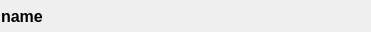
<?xml version="1.0" encoding="UTF-8"?>
<ui version="4.0">
 <class>DockTitleBar</class>
 <widget class="QWidget" name="DockTitleBar">
  <property name="geometry">
   <rect>
    <x>0</x>
    <y>0</y>
    <width>371</width>
    <height>32</height>
   </rect>
  </property>
  <property name="windowTitle">
   <string>Dock</string>
  </property>
  <property name="autoFillBackground">
   <bool>true</bool>
  </property>
  <layout class="QHBoxLayout" name="horizontalLayout">
   <property name="spacing">
    <number>1</number>
   </property>
   <property name="margin">
    <number>1</number>
   </property>
   <item>
    <widget class="QLabel" name="label">
     <property name="font">
      <font>
       <family>Arial</family>
       <pointsize>12</pointsize>
       <weight>75</weight>
       <bold>true</bold>
       <underline>false</underline>
       <strikeout>false</strikeout>
       <kerning>true</kerning>
      </font>
     </property>
     <property name="toolTip">
      <string>name</string>
     </property>
     <property name="text">
      <string>name</string>
     </property>
     <property name="scaledContents">
      <bool>false</bool>
     </property>
     <property name="margin">
      <number>2</number>
     </property>
     <property name="textInteractionFlags">
      <set>Qt::NoTextInteraction</set>
     </property>
    </widget>
   </item>
   <item>
    <spacer name="horizontalSpacer">
     <property name="orientation">
      <enum>Qt::Horizontal</enum>
     </property>
     <property name="sizeHint" stdset="0">
      <size>
       <width>40</width>
       <height>20</height>
      </size>
     </property>
    </spacer>
   </item>
   <item>
    <widget class="QPushButton" name="reset">
     <property name="toolTip">
      <string>reset</string>
     </property>
     <property name="text">
      <string/>
     </property>
     <property name="iconSize">
      <size>
       <width>20</width>
       <height>20</height>
      </size>
     </property>
     <property name="flat">
      <bool>true</bool>
     </property>
    </widget>
   </item>
   <item>
    <widget class="QPushButton" name="exportAll">
     <property name="toolTip">
      <string>quick export</string>
     </property>
     <property name="text">
      <string/>
     </property>
     <property name="icon">
      <iconset resource="../../Resources/Resources.qrc">
       <normaloff>:/Icons/Images/copy.png</normaloff>:/Icons/Images/copy.png</iconset>
     </property>
     <property name="iconSize">
      <size>
       <width>20</width>
       <height>20</height>
      </size>
     </property>
     <property name="flat">
      <bool>true</bool>
     </property>
    </widget>
   </item>
   <item>
    <widget class="QPushButton" name="unselectAll">
     <property name="enabled">
      <bool>false</bool>
     </property>
     <property name="toolTip">
      <string>unselect all</string>
     </property>
     <property name="text">
      <string/>
     </property>
     <property name="icon">
      <iconset resource="../../Resources/Resources.qrc">
       <normaloff>:/Icons/Images/unselectAll.png</normaloff>:/Icons/Images/unselectAll.png</iconset>
     </property>
     <property name="iconSize">
      <size>
       <width>20</width>
       <height>20</height>
      </size>
     </property>
     <property name="flat">
      <bool>true</bool>
     </property>
    </widget>
   </item>
   <item>
    <widget class="QPushButton" name="selectAll">
     <property name="enabled">
      <bool>false</bool>
     </property>
     <property name="toolTip">
      <string>select all</string>
     </property>
     <property name="text">
      <string/>
     </property>
     <property name="icon">
      <iconset resource="../../Resources/Resources.qrc">
       <normaloff>:/Icons/Images/selectAll.png</normaloff>:/Icons/Images/selectAll.png</iconset>
     </property>
     <property name="iconSize">
      <size>
       <width>20</width>
       <height>20</height>
      </size>
     </property>
     <property name="flat">
      <bool>true</bool>
     </property>
    </widget>
   </item>
   <item>
    <widget class="QPushButton" name="floating">
     <property name="enabled">
      <bool>true</bool>
     </property>
     <property name="toolTip">
      <string>dock/undock</string>
     </property>
     <property name="text">
      <string/>
     </property>
     <property name="icon">
      <iconset resource="../../Resources/Resources.qrc">
       <normaloff>:/Icons/Images/float.png</normaloff>:/Icons/Images/float.png</iconset>
     </property>
     <property name="iconSize">
      <size>
       <width>20</width>
       <height>20</height>
      </size>
     </property>
     <property name="flat">
      <bool>true</bool>
     </property>
    </widget>
   </item>
   <item>
    <widget class="QPushButton" name="close">
     <property name="toolTip">
      <string>close</string>
     </property>
     <property name="text">
      <string/>
     </property>
     <property name="iconSize">
      <size>
       <width>20</width>
       <height>20</height>
      </size>
     </property>
     <property name="flat">
      <bool>true</bool>
     </property>
    </widget>
   </item>
  </layout>
 </widget>
 <resources>
  <include location="../../Resources/Resources.qrc"/>
 </resources>
 <connections/>
</ui>
